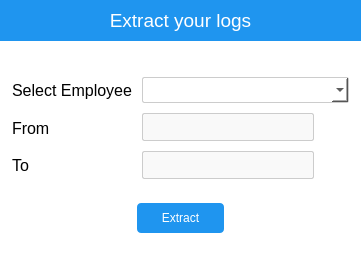
<?xml version="1.0" encoding="UTF-8"?>
<ui version="4.0">
 <class>Dialog</class>
 <widget class="QDialog" name="Dialog">
  <property name="geometry">
   <rect>
    <x>0</x>
    <y>0</y>
    <width>361</width>
    <height>256</height>
   </rect>
  </property>
  <property name="windowTitle">
   <string>Dialog</string>
  </property>
  <property name="styleSheet">
   <string notr="true">background-color: rgb(255, 255, 255);</string>
  </property>
  <layout class="QGridLayout" name="gridLayout">
   <property name="leftMargin">
    <number>0</number>
   </property>
   <property name="topMargin">
    <number>0</number>
   </property>
   <property name="rightMargin">
    <number>0</number>
   </property>
   <property name="bottomMargin">
    <number>0</number>
   </property>
   <item row="0" column="0">
    <widget class="QWidget" name="main_widget" native="true">
     <layout class="QVBoxLayout" name="verticalLayout_4" stretch="0,1">
      <property name="leftMargin">
       <number>0</number>
      </property>
      <property name="topMargin">
       <number>0</number>
      </property>
      <property name="rightMargin">
       <number>0</number>
      </property>
      <property name="bottomMargin">
       <number>0</number>
      </property>
      <item>
       <widget class="QWidget" name="header_widget" native="true">
        <property name="styleSheet">
         <string notr="true">background-color: rgb(31, 149, 239);</string>
        </property>
        <layout class="QVBoxLayout" name="verticalLayout_3">
         <item>
          <widget class="QLabel" name="label_3">
           <property name="font">
            <font>
             <pointsize>14</pointsize>
            </font>
           </property>
           <property name="styleSheet">
            <string notr="true">color:#fff;</string>
           </property>
           <property name="text">
            <string>Extract your logs</string>
           </property>
           <property name="alignment">
            <set>Qt::AlignCenter</set>
           </property>
          </widget>
         </item>
        </layout>
       </widget>
      </item>
      <item>
       <widget class="QWidget" name="body_widget" native="true">
        <property name="styleSheet">
         <string notr="true">QLineEdit{
color: #666;
font-size: 14px;
padding: 4px;
border: 1px solid #ccc;
border-radius: 2px;
background-color: #f9f9f9;
}
QLineEdit:focus {
            border: 1px solid #0078d4;
            background-color: #fff;
        }


QComboBox{
border:1px solid #ccc;
padding:4px;
border-radius: 2px;


}
QComboBox:focus{

 border: 1px solid #0078d4;
            background-color: #fff;

}
</string>
        </property>
        <layout class="QVBoxLayout" name="verticalLayout_5" stretch="1,0">
         <property name="leftMargin">
          <number>12</number>
         </property>
         <property name="topMargin">
          <number>12</number>
         </property>
         <property name="rightMargin">
          <number>12</number>
         </property>
         <property name="bottomMargin">
          <number>3</number>
         </property>
         <item>
          <layout class="QHBoxLayout" name="horizontalLayout_3">
           <property name="spacing">
            <number>10</number>
           </property>
           <item>
            <layout class="QVBoxLayout" name="verticalLayout_2">
             <item alignment="Qt::AlignRight|Qt::AlignVCenter">
              <widget class="QLabel" name="label_4">
               <property name="font">
                <font>
                 <pointsize>12</pointsize>
                </font>
               </property>
               <property name="text">
                <string>Select Employee</string>
               </property>
              </widget>
             </item>
             <item alignment="Qt::AlignLeft">
              <widget class="QLabel" name="label">
               <property name="font">
                <font>
                 <pointsize>12</pointsize>
                </font>
               </property>
               <property name="text">
                <string>From </string>
               </property>
              </widget>
             </item>
             <item alignment="Qt::AlignLeft">
              <widget class="QLabel" name="label_2">
               <property name="font">
                <font>
                 <pointsize>12</pointsize>
                </font>
               </property>
               <property name="text">
                <string>To</string>
               </property>
              </widget>
             </item>
            </layout>
           </item>
           <item>
            <layout class="QVBoxLayout" name="verticalLayout">
             <item>
              <widget class="QComboBox" name="employee_combo"/>
             </item>
             <item>
              <layout class="QHBoxLayout" name="horizontalLayout">
               <property name="spacing">
                <number>15</number>
               </property>
               <item>
                <widget class="QLineEdit" name="start_le"/>
               </item>
               <item>
                <widget class="QPushButton" name="btn_calender_1">
                 <property name="minimumSize">
                  <size>
                   <width>20</width>
                   <height>20</height>
                  </size>
                 </property>
                 <property name="maximumSize">
                  <size>
                   <width>20</width>
                   <height>20</height>
                  </size>
                 </property>
                 <property name="cursor">
                  <cursorShape>PointingHandCursor</cursorShape>
                 </property>
                 <property name="styleSheet">
                  <string notr="true">border:none;</string>
                 </property>
                 <property name="text">
                  <string/>
                 </property>
                 <property name="icon">
                  <iconset resource="../../assets/resources.qrc">
                   <normaloff>:/icons/calender.png</normaloff>:/icons/calender.png</iconset>
                 </property>
                 <property name="iconSize">
                  <size>
                   <width>20</width>
                   <height>1620</height>
                  </size>
                 </property>
                </widget>
               </item>
              </layout>
             </item>
             <item>
              <layout class="QHBoxLayout" name="horizontalLayout_2">
               <property name="spacing">
                <number>15</number>
               </property>
               <item>
                <widget class="QLineEdit" name="end_le"/>
               </item>
               <item>
                <widget class="QPushButton" name="btn_calender_2">
                 <property name="minimumSize">
                  <size>
                   <width>20</width>
                   <height>20</height>
                  </size>
                 </property>
                 <property name="maximumSize">
                  <size>
                   <width>20</width>
                   <height>20</height>
                  </size>
                 </property>
                 <property name="cursor">
                  <cursorShape>PointingHandCursor</cursorShape>
                 </property>
                 <property name="styleSheet">
                  <string notr="true">border:none;</string>
                 </property>
                 <property name="text">
                  <string/>
                 </property>
                 <property name="icon">
                  <iconset resource="../../assets/resources.qrc">
                   <normaloff>:/icons/calender.png</normaloff>:/icons/calender.png</iconset>
                 </property>
                 <property name="iconSize">
                  <size>
                   <width>20</width>
                   <height>20</height>
                  </size>
                 </property>
                </widget>
               </item>
              </layout>
             </item>
            </layout>
           </item>
          </layout>
         </item>
         <item>
          <layout class="QHBoxLayout" name="horizontalLayout_4">
           <item>
            <spacer name="horizontalSpacer">
             <property name="orientation">
              <enum>Qt::Horizontal</enum>
             </property>
             <property name="sizeHint" stdset="0">
              <size>
               <width>40</width>
               <height>20</height>
              </size>
             </property>
            </spacer>
           </item>
           <item>
            <widget class="QPushButton" name="btn_extract">
             <property name="minimumSize">
              <size>
               <width>0</width>
               <height>0</height>
              </size>
             </property>
             <property name="cursor">
              <cursorShape>PointingHandCursor</cursorShape>
             </property>
             <property name="styleSheet">
              <string notr="true">QPushButton{
border:none;
border-radius:4px;
padding:8px;
padding-left:24px;
padding-right:24px;
background-color: rgb(31, 149, 239);
color:white;





}
QPushButton:hover{
background-color:#1668a7;






}</string>
             </property>
             <property name="text">
              <string>Extract</string>
             </property>
            </widget>
           </item>
           <item>
            <spacer name="horizontalSpacer_2">
             <property name="orientation">
              <enum>Qt::Horizontal</enum>
             </property>
             <property name="sizeHint" stdset="0">
              <size>
               <width>40</width>
               <height>20</height>
              </size>
             </property>
            </spacer>
           </item>
          </layout>
         </item>
        </layout>
       </widget>
      </item>
     </layout>
    </widget>
   </item>
  </layout>
 </widget>
 <resources>
  <include location="../../assets/resources.qrc"/>
 </resources>
 <connections/>
</ui>
